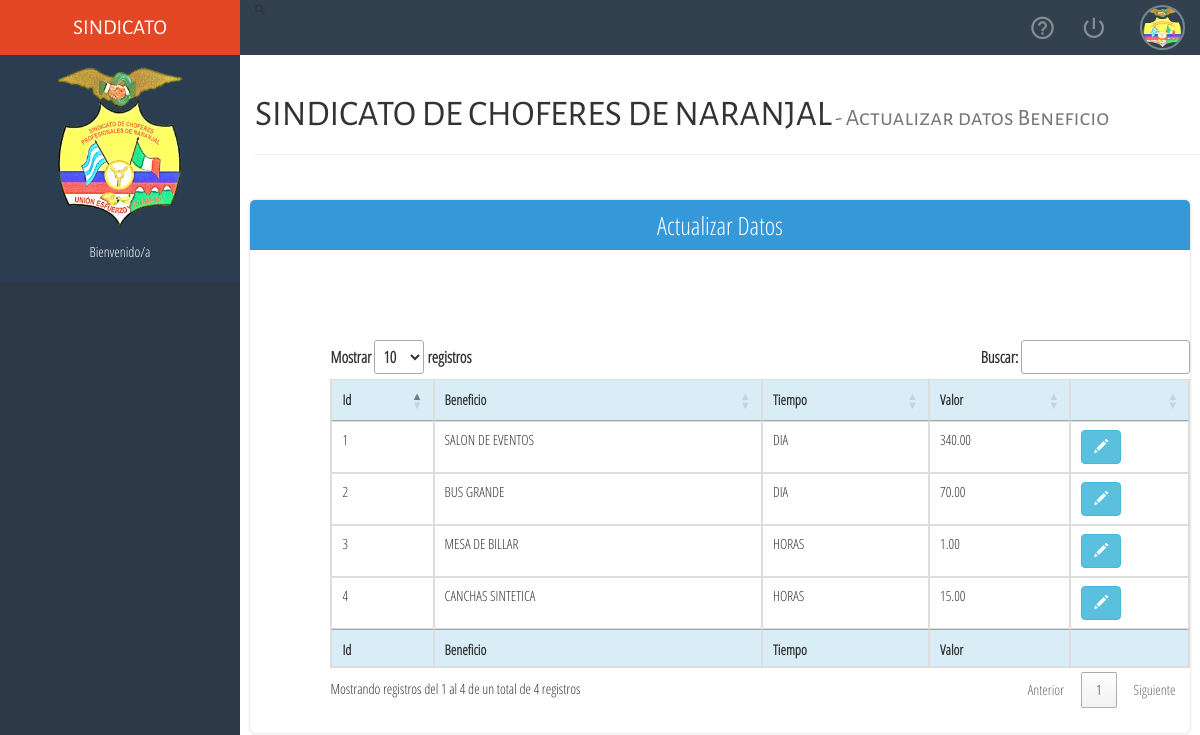
Screenshot of /updatebeneficio.php (signed in) with the database file from the repository.
### tables this page shows
create table tb_beneficios(
  id_beneficio int AUTO_INCREMENT primary key,
  beneficio varchar(500), 
  estado varchar(10),
  valor float(10,2),
  abonos float(10,2)
);

### updatebeneficio.php (the view, shortened to what this page needs)
 <!DOCTYPE html>
 <html>
 <head>
 	<?php
 	require_once('meta.php');
    require_once('login/conexion.php')
 	 ?>
 </head>
 <body>
 <div class="navbar-lateral full-reset">
        <div class="full-reset container-menu-movile custom-scroll-containers">
            <div class="logo full-reset all-tittles">
                SINDICATO
            </div>
            <div class="full-reset" style="background-color:#2B3D51; padding: 10px 0; color:#fff;">
                <figure>
                    <img src="assets/img/logo.png" alt="Biblioteca" class="img-responsive center-box" style="width:55%;">
                </figure>
                <p class="text-center" style="padding-top: 15px;">Bienvenido/a <?php   echo$_SESSION['tipo_usuario'];?></p>
            </div>
    </div>
    </div>
     <div class="content-page-container full-reset custom-scroll-containers">
        <nav class="navbar-user-top full-reset">
            <ul class="list-unstyled full-reset">
                <figure>
                   <img src="assets/img/logo.png" alt="user-picture" class="img-responsive img-circle center-box">
                </figure>
                <li  class="tooltips-general exit-system-button" data-href="login/cerrar_sesion.php" data-placement="bottom" title="Salir del sistema">
                    <i class="zmdi zmdi-power"></i>
                </li> <i class="zmdi zmdi-search"></i>
                <li  class="tooltips-general btn-help" data-placement="bottom" title="Ayuda">
                    <i class="zmdi zmdi-help-outline zmdi-hc-fw"></i>
                </li>
        </nav>
        <div class="container">
            <div class="page-header">
              <h1 class="all-tittles">SINDICATO DE CHOFERES  DE NARANJAL<small> - Actualizar datos Beneficio</small></h1>
            </div>
        </div>
        	<div class="container-flat-form">
                    <div class="title-flat-form title-flat-blue">Actualizar Datos</div>
                    <div class="row">
                       <div class="col-xs-12 col-sm-11 col-sm-offset-1">
                      <br><br>
<?php
    $sqlproducto=$conexion->query("select * from tb_beneficios");
    ?>
                            <div class="table-responsive">
                            <table class="table table-hover table-bordered table-responsive order-table" aling="center" id="tabladatos">
                                <thead>
                                    <tr  class="info">
                                      <th>Id</th>
                                      <th>Beneficio</th>
                                      <th>Tiempo</th>
                                      <th>Valor</th>
                                      <th></th>
                                  </tr>
                              </thead>
                              <tfoot>
                                  <tr  class="info">
                                      <th>Id</th>
                                      <th>Beneficio</th>
                                      <th>Tiempo</th>
                                      <th>Valor</th>
                                      <th></th>
                                  </tr>
                              </tfoot>
                              <tbody>
                              <?php
                                while($consultasocio=mysqli_fetch_array($sqlproducto)){
                               ?>
                                <tr>
                                <td><?php echo($consultasocio['id_beneficio']); ?></td>
                                <td><?php echo($consultasocio['beneficio']); ?></td>
                                <td><?php echo($consultasocio['estado']); ?></td>
                                <td><?php echo($consultasocio['valor']); ?></td>
                                <th><a class="btn btn-info" href="updatebeneficio.php?id=<?php echo $consultasocio['id_beneficio']; ?>"><i class="glyphicon glyphicon-pencil"></i></a></th>
                               <?php } ?>
                               </tr>
                              </tbody>
                              </table>
                              </div>
                       </div>
                       </div>
        </div>
 </body>
 </html>

### css/style.css (style rules this page uses)
html, body { height: 100%; margin: 0; padding: 0; width: 100%; font-size: 16px; font-family: "Parrafos" !important; background-color: #fff; }
.all-tittles { font-family: "Titulos" !important; }
.center-box { margin: 0 auto; }
.full-reset { margin: 0; padding: 0; width: 100%; }
.navbar-user-top { background-color: #33414E; height: 55px; position: relative; top: 0; left: 0; z-index: 7; }
.navbar-user-top > ul { height: 55px; padding: 0 15px; margin: 0; }
.navbar-user-top > ul > li { display: inline-block; float: right; color: rgba(255,255,255,.4); height: 55px; margin: 0 12px; text-align: center; cursor: pointer; line-height: 55px; }
.navbar-user-top > ul > li > i { font-size: 27px; line-height: 55px; }
.navbar-user-top > ul > figure > img { width: 45px; float: right; height: 45px; border: 2px solid #728890; margin-top: 5px; }
.navbar-lateral { width: 20%; height: 100%; position: absolute; top: 0; left: 0; z-index: 1; }
.container-menu-movile { background-color: #2D3945; height: 100% !important; }
.logo { height: 55px; line-height: 55px; background-color: #E34724; color: #fff; text-align: center; font-size: 21px; overflow: hidden; }
.content-page-container { height: 100%; position: absolute; top: 0; right: 0; z-index: 1; width: 80%; background-color: #fff; }
.container-flat-form { width: 98%; margin: 25px auto; box-shadow: 0 0 3px rgba(0,0,0,.2); border-radius: 5px; position: relative; padding-bottom: 25px; }
.title-flat-form { background-color: #E34724; height: 50px; color: #fff; text-align: center; font-size: 25px; line-height: 50px; border-radius: 5px 5px 0 0; margin-bottom: 50px; }
.title-flat-blue { background-color: #3598D9; }
@media (min-width: 1200px) { .navbar-lateral { display: inherit !important; } }

### rows the page displays
tb_beneficios: id_beneficio "1", beneficio "SALON DE EVENTOS", estado "DIA", valor "340.00"
tb_beneficios: id_beneficio "2", beneficio "BUS GRANDE", estado "DIA", valor "70.00"
tb_beneficios: id_beneficio "3", beneficio "MESA DE BILLAR", estado "HORAS", valor "1.00"
tb_beneficios: id_beneficio "4", beneficio "CANCHAS SINTETICA", estado "HORAS", valor "15.00"
